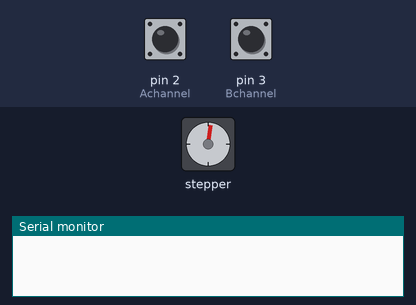
Bench run of a sketch on a simulated Arduino Mega 2560, built with avr-gcc and run on an emulated ATmega2560. On the bench: stepper motor, the last lines printed to the serial monitor. The inputs (shaded band) are chosen by the test bench; at power-on: pin 2 (Achannel) HIGH, pin 3 (Bchannel) HIGH. Stepper angles assume 200 steps per turn.

Above: at 0.89 s.
1.3 s: pin 2 (Achannel) pulled LOW for 0.15 s
At 2.51 s:
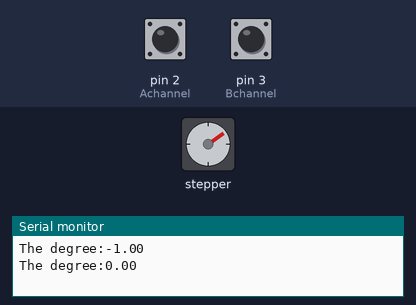
10.3 s: pin 2 (Achannel) pulled LOW for 1 s
At 10.57 s:
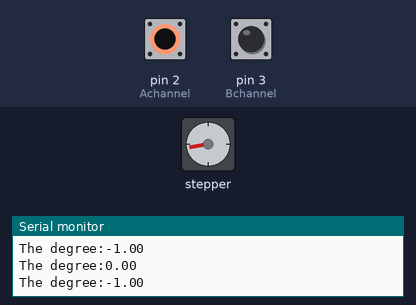
14.0 s: pin 3 (Bchannel) pulled LOW for 1 s
At 14.21 s:
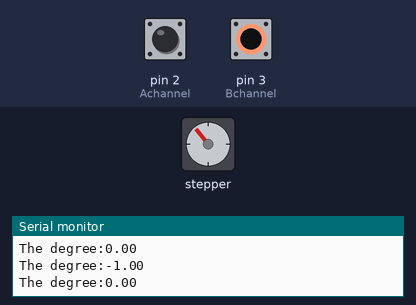
Timing chart, 0 to 18.0 s (numbered marks = the images above; inputs shaded):
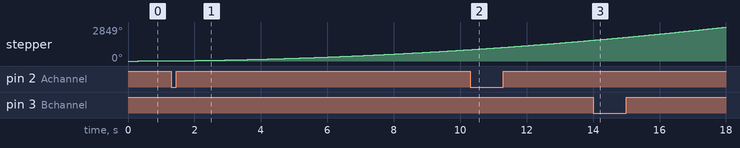

The sketch:

stepper_encoder_oneadd.ino
```cpp
//一个电机加上编码器测试程序
//最终输出结果为J1关节的反馈转动角度


#include "AccelStepper.h"

// 定义步进电机和编码器的引脚
#define J1dirPin  23
#define J1stepPin 22
#define Achannel  2
#define Bchannel  3

double counter=0.0;
int A_last_state;//A通道初始状态记录
int A_current_state;//A通道目前状态
int B_current_state;//B通道目前状态
double set_steps=4000;//这里可以调节想要转动的步数，J1电机每400步电机转一圈（驱动器细分决定），输出轴转36度（10：1减速比），J1关节转9度（4：1带传动减速比）
double encoder_max;
double motor_max;

AccelStepper stepper1(1,J1stepPin,J1dirPin);


void setup() {
  Serial.begin(115200);

  encoder_max=1024/400.0*set_steps;
  motor_max=9/400.0*set_steps;

//电机
  pinMode(J1stepPin,OUTPUT);
  pinMode(J1dirPin,OUTPUT);

//编码器
  pinMode(Achannel,INPUT_PULLUP);
  pinMode(Bchannel,INPUT_PULLUP);

  stepper1.setMaxSpeed(500);   //Max:100,000
  stepper1.setAcceleration(10); //Max:10

  A_last_state=digitalRead(Achannel);
}

void loop() {
  A_current_state=digitalRead(Achannel);
  B_current_state=digitalRead(Bchannel);

//电机
  if ( stepper1.currentPosition() == 0 ){
    stepper1.moveTo(set_steps);
  }
   else if ( stepper1.currentPosition() == set_steps)
   {
    stepper1.moveTo(0);
  }
  stepper1.run();

//编码器
  if(A_current_state!=A_last_state){

    if(B_current_state!=A_current_state){
      counter=counter-1;
      }
       else{
            counter=counter+1;
           }
     Serial.print("The degree:");
     double degree=counter*motor_max/encoder_max;
     Serial.println(counter);

    }
      A_last_state=A_current_state;

}
```
